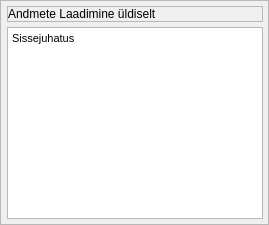
                        <widget class="QWidget" name="w_HM_Andmete_laadimine_Yldine">
                         <layout class="QVBoxLayout" name="verticalLayout_127">
                          <property name="spacing">
                           <number>0</number>
                          </property>
                          <property name="leftMargin">
                           <number>0</number>
                          </property>
                          <property name="topMargin">
                           <number>0</number>
                          </property>
                          <property name="rightMargin">
                           <number>0</number>
                          </property>
                          <property name="bottomMargin">
                           <number>0</number>
                          </property>
                          <item>
                           <widget class="QFrame" name="f_HM_Andmete_laadimine_Yldine">
                            <property name="frameShape">
                             <enum>QFrame::StyledPanel</enum>
                            </property>
                            <property name="frameShadow">
                             <enum>QFrame::Raised</enum>
                            </property>
                            <layout class="QVBoxLayout" name="verticalLayout_128">
                             <property name="spacing">
                              <number>5</number>
                             </property>
                             <property name="leftMargin">
                              <number>6</number>
                             </property>
                             <property name="topMargin">
                              <number>5</number>
                             </property>
                             <property name="rightMargin">
                              <number>5</number>
                             </property>
                             <property name="bottomMargin">
                              <number>5</number>
                             </property>
                             <item>
                              <widget class="QFrame" name="frame_2">
                               <property name="frameShape">
                                <enum>QFrame::StyledPanel</enum>
                               </property>
                               <property name="frameShadow">
                                <enum>QFrame::Raised</enum>
                               </property>
                               <layout class="QVBoxLayout" name="verticalLayout_156">
                                <property name="spacing">
                                 <number>0</number>
                                </property>
                                <property name="leftMargin">
                                 <number>0</number>
                                </property>
                                <property name="topMargin">
                                 <number>0</number>
                                </property>
                                <property name="rightMargin">
                                 <number>0</number>
                                </property>
                                <property name="bottomMargin">
                                 <number>0</number>
                                </property>
                                <item>
                                 <widget class="QLabel" name="lbl_HM_Andmete_Laadimine_Yldine">
                                  <property name="text">
                                   <string>Andmete Laadimine üldiselt</string>
                                  </property>
                                 </widget>
                                </item>
                               </layout>
                              </widget>
                             </item>
                             <item>
                              <widget class="QTextEdit" name="te_HM_Andmete_laadimine_Yldine">
                               <property name="readOnly">
                                <bool>true</bool>
                               </property>
                               <property name="html">
                                <string>&lt;!DOCTYPE HTML PUBLIC &quot;-//W3C//DTD HTML 4.0//EN&quot; &quot;http://www.w3.org/TR/REC-html40/strict.dtd&quot;&gt;
&lt;html&gt;&lt;head&gt;&lt;meta name=&quot;qrichtext&quot; content=&quot;1&quot; /&gt;&lt;style type=&quot;text/css&quot;&gt;
p, li { white-space: pre-wrap; }
&lt;/style&gt;&lt;/head&gt;&lt;body style=&quot; font-family:'MS Shell Dlg 2'; font-size:8.25pt; font-weight:400; font-style:normal;&quot;&gt;
&lt;p style=&quot; margin-top:0px; margin-bottom:0px; margin-left:0px; margin-right:0px; -qt-block-indent:0; text-indent:0px;&quot;&gt;&lt;span style=&quot; font-size:8pt;&quot;&gt;Sissejuhatus &lt;/span&gt;&lt;/p&gt;
&lt;p style=&quot;-qt-paragraph-type:empty; margin-top:0px; margin-bottom:0px; margin-left:0px; margin-right:0px; -qt-block-indent:0; text-indent:0px; font-size:8pt;&quot;&gt;&lt;br /&gt;&lt;/p&gt;&lt;/body&gt;&lt;/html&gt;</string>
                               </property>
                              </widget>
                             </item>
                            </layout>
                           </widget>
                          </item>
                         </layout>
                        </widget>
